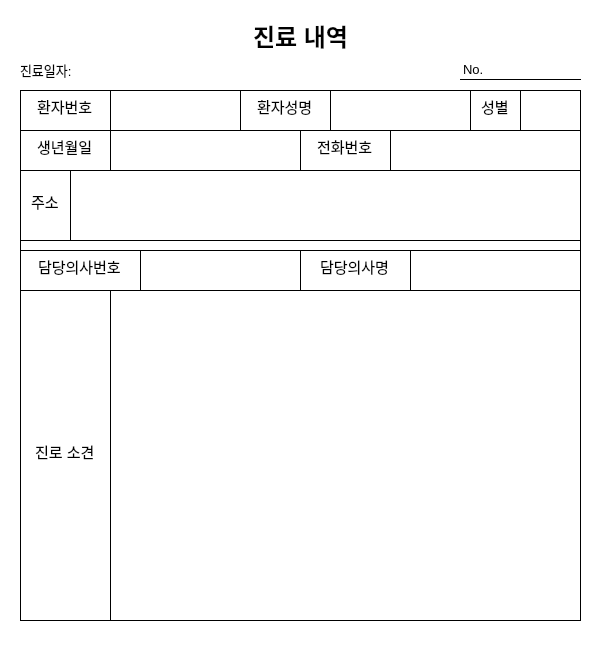
<?xml version="1.0" encoding="UTF-8"?>
<ui version="4.0">
 <class>MedicalChart</class>
 <widget class="QWidget" name="MedicalChart">
  <property name="geometry">
   <rect>
    <x>0</x>
    <y>0</y>
    <width>610</width>
    <height>645</height>
   </rect>
  </property>
  <property name="windowTitle">
   <string>Form</string>
  </property>
  <property name="styleSheet">
   <string notr="true">background-color: rgb(255, 255, 255);</string>
  </property>
  <widget class="QLabel" name="label">
   <property name="geometry">
    <rect>
     <x>0</x>
     <y>10</y>
     <width>601</width>
     <height>51</height>
    </rect>
   </property>
   <property name="font">
    <font>
     <pointsize>18</pointsize>
     <bold>true</bold>
    </font>
   </property>
   <property name="text">
    <string>진료 내역</string>
   </property>
   <property name="alignment">
    <set>Qt::AlignCenter</set>
   </property>
  </widget>
  <widget class="QLabel" name="label_2">
   <property name="geometry">
    <rect>
     <x>460</x>
     <y>60</y>
     <width>121</width>
     <height>20</height>
    </rect>
   </property>
   <property name="font">
    <font>
     <pointsize>10</pointsize>
    </font>
   </property>
   <property name="styleSheet">
    <string notr="true">border-bottom-width: 1px;
border-bottom-style: solid;
border-radius: 0px;</string>
   </property>
   <property name="text">
    <string>No.</string>
   </property>
  </widget>
  <widget class="QFrame" name="frame">
   <property name="geometry">
    <rect>
     <x>20</x>
     <y>90</y>
     <width>561</width>
     <height>531</height>
    </rect>
   </property>
   <property name="font">
    <font>
     <pointsize>11</pointsize>
    </font>
   </property>
   <property name="styleSheet">
    <string notr="true">border-width: 1px;
border-style: solid;
border-radius: 0px;</string>
   </property>
   <property name="frameShape">
    <enum>QFrame::Box</enum>
   </property>
   <property name="frameShadow">
    <enum>QFrame::Raised</enum>
   </property>
   <widget class="QLineEdit" name="lineEdit">
    <property name="geometry">
     <rect>
      <x>0</x>
      <y>0</y>
      <width>91</width>
      <height>41</height>
     </rect>
    </property>
    <property name="font">
     <font>
      <pointsize>11</pointsize>
     </font>
    </property>
    <property name="styleSheet">
     <string notr="true">border-width: 1px;
border-style: solid;
border-radius: 0px;</string>
    </property>
    <property name="text">
     <string>환자번호</string>
    </property>
    <property name="alignment">
     <set>Qt::AlignCenter</set>
    </property>
    <property name="readOnly">
     <bool>true</bool>
    </property>
   </widget>
   <widget class="QLineEdit" name="lineEdit_2">
    <property name="geometry">
     <rect>
      <x>220</x>
      <y>0</y>
      <width>91</width>
      <height>41</height>
     </rect>
    </property>
    <property name="font">
     <font>
      <pointsize>11</pointsize>
     </font>
    </property>
    <property name="styleSheet">
     <string notr="true">border-width: 1px;
border-style: solid;
border-radius: 0px;</string>
    </property>
    <property name="text">
     <string>환자성명</string>
    </property>
    <property name="alignment">
     <set>Qt::AlignCenter</set>
    </property>
    <property name="readOnly">
     <bool>true</bool>
    </property>
   </widget>
   <widget class="QLineEdit" name="lineEdit_3">
    <property name="geometry">
     <rect>
      <x>450</x>
      <y>0</y>
      <width>51</width>
      <height>41</height>
     </rect>
    </property>
    <property name="font">
     <font>
      <pointsize>11</pointsize>
     </font>
    </property>
    <property name="styleSheet">
     <string notr="true">border-width: 1px;
border-style: solid;
border-radius: 0px;</string>
    </property>
    <property name="text">
     <string>성별</string>
    </property>
    <property name="alignment">
     <set>Qt::AlignCenter</set>
    </property>
    <property name="readOnly">
     <bool>true</bool>
    </property>
   </widget>
   <widget class="QLineEdit" name="patientIDLineEdit">
    <property name="geometry">
     <rect>
      <x>90</x>
      <y>0</y>
      <width>131</width>
      <height>41</height>
     </rect>
    </property>
    <property name="alignment">
     <set>Qt::AlignCenter</set>
    </property>
    <property name="readOnly">
     <bool>true</bool>
    </property>
   </widget>
   <widget class="QLineEdit" name="patientNameLineEdit">
    <property name="geometry">
     <rect>
      <x>310</x>
      <y>0</y>
      <width>141</width>
      <height>41</height>
     </rect>
    </property>
    <property name="alignment">
     <set>Qt::AlignCenter</set>
    </property>
    <property name="readOnly">
     <bool>true</bool>
    </property>
   </widget>
   <widget class="QLineEdit" name="sexLineEdit">
    <property name="geometry">
     <rect>
      <x>500</x>
      <y>0</y>
      <width>61</width>
      <height>41</height>
     </rect>
    </property>
    <property name="alignment">
     <set>Qt::AlignCenter</set>
    </property>
    <property name="readOnly">
     <bool>true</bool>
    </property>
   </widget>
   <widget class="QLineEdit" name="lineEdit_7">
    <property name="geometry">
     <rect>
      <x>0</x>
      <y>40</y>
      <width>91</width>
      <height>41</height>
     </rect>
    </property>
    <property name="font">
     <font>
      <pointsize>11</pointsize>
     </font>
    </property>
    <property name="styleSheet">
     <string notr="true">border-width: 1px;
border-style: solid;
border-radius: 0px;</string>
    </property>
    <property name="text">
     <string>생년월일</string>
    </property>
    <property name="alignment">
     <set>Qt::AlignCenter</set>
    </property>
    <property name="readOnly">
     <bool>true</bool>
    </property>
   </widget>
   <widget class="QLineEdit" name="birthLineEdit">
    <property name="geometry">
     <rect>
      <x>90</x>
      <y>40</y>
      <width>191</width>
      <height>41</height>
     </rect>
    </property>
    <property name="font">
     <font>
      <pointsize>11</pointsize>
     </font>
    </property>
    <property name="text">
     <string/>
    </property>
    <property name="alignment">
     <set>Qt::AlignCenter</set>
    </property>
    <property name="readOnly">
     <bool>true</bool>
    </property>
   </widget>
   <widget class="QLineEdit" name="lineEdit_9">
    <property name="geometry">
     <rect>
      <x>280</x>
      <y>40</y>
      <width>91</width>
      <height>41</height>
     </rect>
    </property>
    <property name="font">
     <font>
      <pointsize>11</pointsize>
     </font>
    </property>
    <property name="styleSheet">
     <string notr="true">border-width: 1px;
border-style: solid;
border-radius: 0px;</string>
    </property>
    <property name="text">
     <string>전화번호</string>
    </property>
    <property name="alignment">
     <set>Qt::AlignCenter</set>
    </property>
    <property name="readOnly">
     <bool>true</bool>
    </property>
   </widget>
   <widget class="QLineEdit" name="telLineEdit">
    <property name="geometry">
     <rect>
      <x>370</x>
      <y>40</y>
      <width>191</width>
      <height>41</height>
     </rect>
    </property>
    <property name="font">
     <font>
      <pointsize>11</pointsize>
     </font>
    </property>
    <property name="text">
     <string/>
    </property>
    <property name="alignment">
     <set>Qt::AlignCenter</set>
    </property>
    <property name="readOnly">
     <bool>true</bool>
    </property>
   </widget>
   <widget class="QLineEdit" name="lineEdit_11">
    <property name="geometry">
     <rect>
      <x>0</x>
      <y>80</y>
      <width>51</width>
      <height>71</height>
     </rect>
    </property>
    <property name="font">
     <font>
      <pointsize>11</pointsize>
     </font>
    </property>
    <property name="styleSheet">
     <string notr="true">border-width: 1px;
border-style: solid;
border-radius: 0px;</string>
    </property>
    <property name="text">
     <string>주소</string>
    </property>
    <property name="alignment">
     <set>Qt::AlignCenter</set>
    </property>
    <property name="readOnly">
     <bool>true</bool>
    </property>
   </widget>
   <widget class="QPlainTextEdit" name="addressPlainTextEdit">
    <property name="geometry">
     <rect>
      <x>50</x>
      <y>80</y>
      <width>511</width>
      <height>71</height>
     </rect>
    </property>
    <property name="font">
     <font>
      <pointsize>11</pointsize>
     </font>
    </property>
    <property name="readOnly">
     <bool>true</bool>
    </property>
    <property name="plainText">
     <string/>
    </property>
   </widget>
   <widget class="QLineEdit" name="lineEdit_12">
    <property name="geometry">
     <rect>
      <x>0</x>
      <y>150</y>
      <width>561</width>
      <height>11</height>
     </rect>
    </property>
    <property name="readOnly">
     <bool>true</bool>
    </property>
   </widget>
   <widget class="QLineEdit" name="lineEdit_13">
    <property name="geometry">
     <rect>
      <x>0</x>
      <y>160</y>
      <width>121</width>
      <height>41</height>
     </rect>
    </property>
    <property name="font">
     <font>
      <pointsize>11</pointsize>
     </font>
    </property>
    <property name="styleSheet">
     <string notr="true">border-width: 1px;
border-style: solid;
border-radius: 0px;</string>
    </property>
    <property name="text">
     <string>담당의사번호</string>
    </property>
    <property name="alignment">
     <set>Qt::AlignCenter</set>
    </property>
    <property name="readOnly">
     <bool>true</bool>
    </property>
   </widget>
   <widget class="QLineEdit" name="dentistIDLineEdit">
    <property name="geometry">
     <rect>
      <x>120</x>
      <y>160</y>
      <width>161</width>
      <height>41</height>
     </rect>
    </property>
    <property name="alignment">
     <set>Qt::AlignCenter</set>
    </property>
    <property name="readOnly">
     <bool>true</bool>
    </property>
   </widget>
   <widget class="QLineEdit" name="lineEdit_15">
    <property name="geometry">
     <rect>
      <x>280</x>
      <y>160</y>
      <width>111</width>
      <height>41</height>
     </rect>
    </property>
    <property name="font">
     <font>
      <pointsize>11</pointsize>
     </font>
    </property>
    <property name="styleSheet">
     <string notr="true">border-width: 1px;
border-style: solid;
border-radius: 0px;</string>
    </property>
    <property name="text">
     <string>담당의사명</string>
    </property>
    <property name="alignment">
     <set>Qt::AlignCenter</set>
    </property>
    <property name="readOnly">
     <bool>true</bool>
    </property>
   </widget>
   <widget class="QLineEdit" name="dentistNameLineEdit">
    <property name="geometry">
     <rect>
      <x>390</x>
      <y>160</y>
      <width>171</width>
      <height>41</height>
     </rect>
    </property>
    <property name="alignment">
     <set>Qt::AlignCenter</set>
    </property>
    <property name="readOnly">
     <bool>true</bool>
    </property>
   </widget>
   <widget class="QLineEdit" name="lineEdit_17">
    <property name="geometry">
     <rect>
      <x>0</x>
      <y>200</y>
      <width>91</width>
      <height>331</height>
     </rect>
    </property>
    <property name="font">
     <font>
      <pointsize>11</pointsize>
     </font>
    </property>
    <property name="styleSheet">
     <string notr="true">border-width: 1px;
border-style: solid;
border-radius: 0px;</string>
    </property>
    <property name="text">
     <string>진로 소견</string>
    </property>
    <property name="alignment">
     <set>Qt::AlignCenter</set>
    </property>
    <property name="readOnly">
     <bool>true</bool>
    </property>
   </widget>
   <widget class="QPlainTextEdit" name="notePlainTextEdit">
    <property name="geometry">
     <rect>
      <x>90</x>
      <y>200</y>
      <width>471</width>
      <height>331</height>
     </rect>
    </property>
    <property name="font">
     <font>
      <pointsize>11</pointsize>
     </font>
    </property>
    <property name="readOnly">
     <bool>true</bool>
    </property>
    <property name="plainText">
     <string/>
    </property>
   </widget>
  </widget>
  <widget class="QLabel" name="label_3">
   <property name="geometry">
    <rect>
     <x>20</x>
     <y>60</y>
     <width>101</width>
     <height>20</height>
    </rect>
   </property>
   <property name="font">
    <font>
     <pointsize>10</pointsize>
    </font>
   </property>
   <property name="text">
    <string>진료일자:</string>
   </property>
  </widget>
  <widget class="QLabel" name="reportDateLabel">
   <property name="geometry">
    <rect>
     <x>100</x>
     <y>60</y>
     <width>161</width>
     <height>20</height>
    </rect>
   </property>
   <property name="font">
    <font>
     <pointsize>10</pointsize>
    </font>
   </property>
   <property name="text">
    <string/>
   </property>
  </widget>
  <widget class="QLabel" name="reportNoLabel">
   <property name="geometry">
    <rect>
     <x>500</x>
     <y>60</y>
     <width>81</width>
     <height>20</height>
    </rect>
   </property>
   <property name="font">
    <font>
     <pointsize>10</pointsize>
    </font>
   </property>
   <property name="styleSheet">
    <string notr="true">border-bottom-width: 1px;
border-bottom-style: solid;
border-radius: 0px;</string>
   </property>
   <property name="text">
    <string/>
   </property>
  </widget>
 </widget>
 <resources/>
 <connections/>
</ui>
